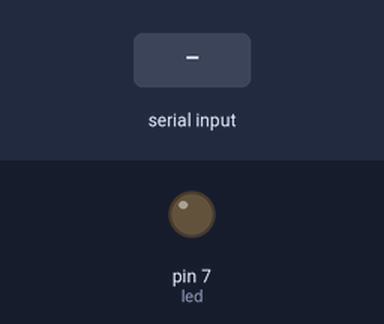
A sketch run on a simulated Arduino Uno, built with avr-gcc and run on an emulated ATmega328P. Shown: output pins drawn as LEDs (lit = HIGH). Dashed ring = blinking. The test bench sets the inputs (shaded band).

Above: at 1.2 s.
1.3 s: "4" received over Serial
At 2.1 s:
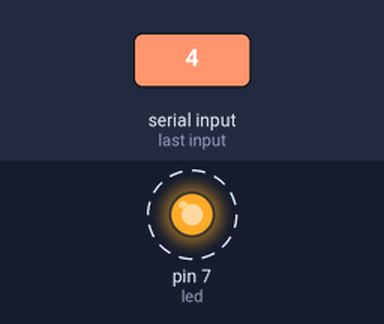
Timing chart, 0 to 7.8 s (numbered marks = the images above; inputs shaded):
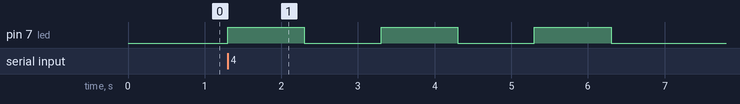

Measured:
- after the input at 1.3 s, pin 7 (led): alternates HIGH for 1.0 s and LOW for 1.0 s, 6 changes in all, then stays LOW, starting at once

The sketch:

EnvioDesdeRaspbian.ino
```cpp
// LED on pin 12
    int led = 7;

    // Incoming serial data
    int data=0;

    void setup() {
      // Pin 12 set to OUTPUT
      pinMode(led, OUTPUT);

      // Start listening on the serialport
      Serial.begin(9600);
    }

    void loop() {

      if(Serial.available()>0){

          // Read from serialport
          data = Serial.read();

          // Check and see if data received == 4
          if(data=='4') {
            // Blink the LED 3 times
            for(int i=0;i<3;i++){
                digitalWrite(led, HIGH);
                delay(1000);
                digitalWrite(led,LOW);
                delay(1000);
            }

           // Reset data to 0
           data=0;
         }
      }
    }
```
